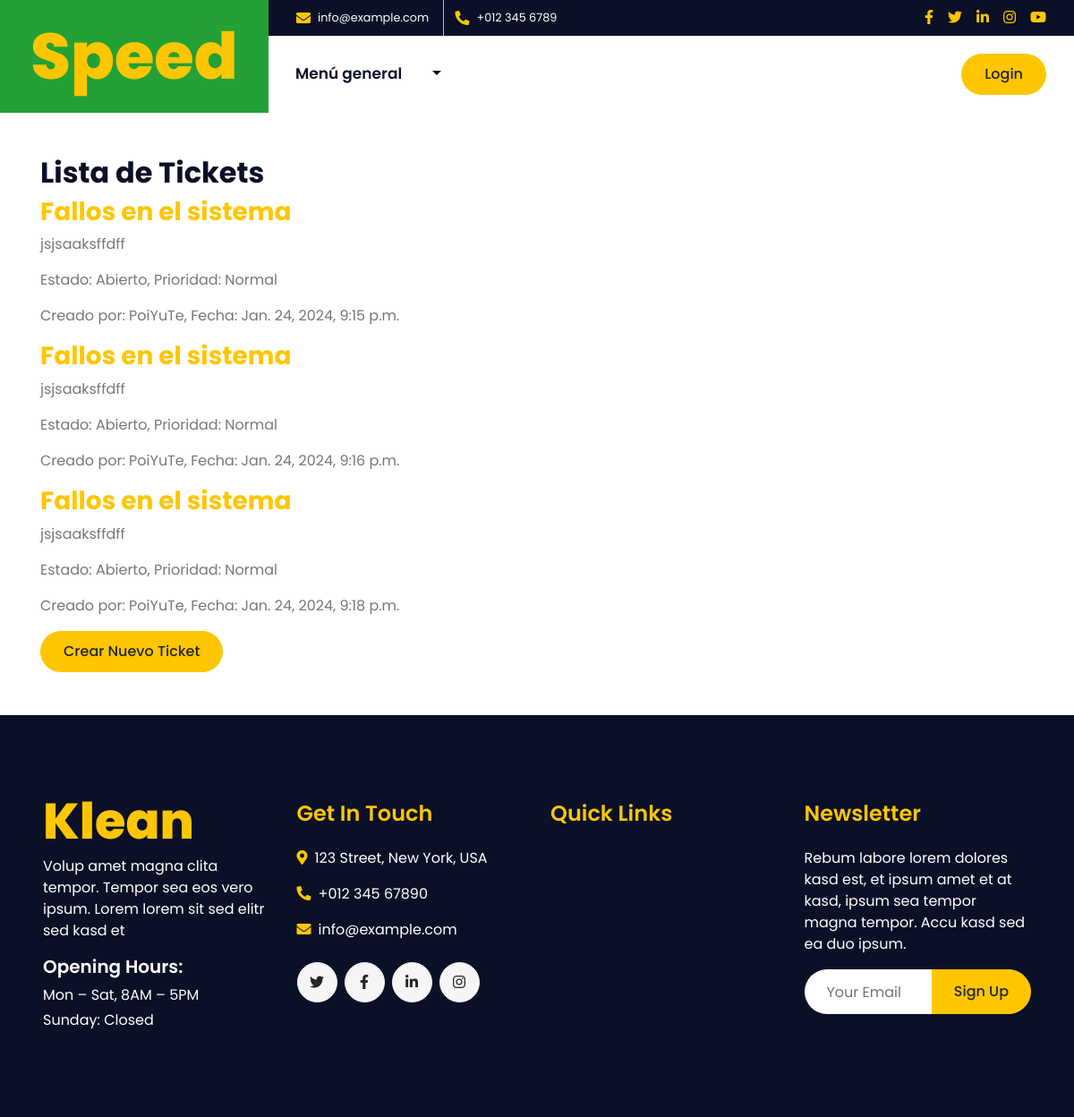
The page /tickets/ on the database as committed earlier.
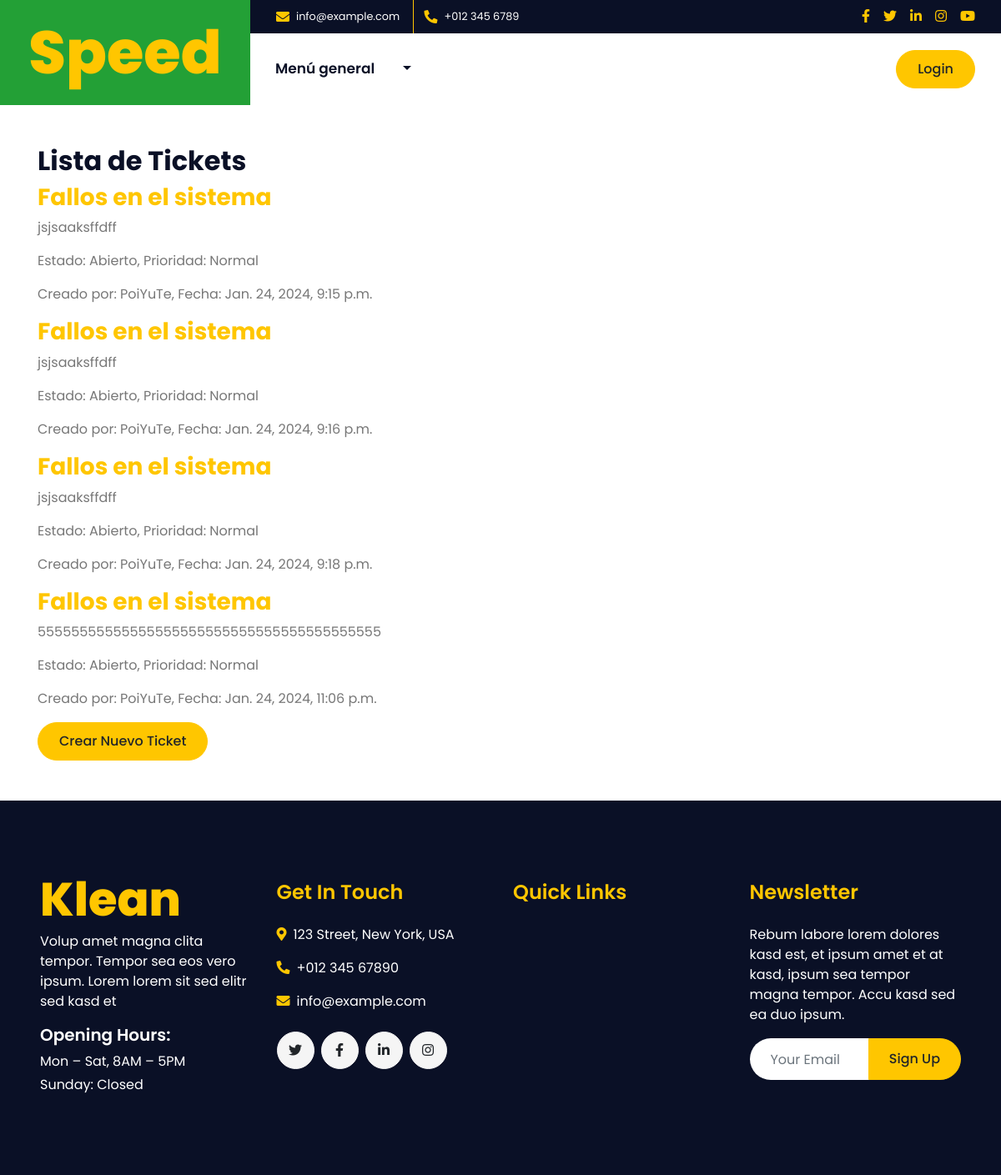
The same page on the database as committed later.
### core/models.py (models this page shows, shortened)
class Ticket(models.Model):
    asunto = models.CharField(max_length=1000)
    descripcion = models.TextField()
    estado = models.CharField(max_length=20, default='Abierto')
    prioridad = models.CharField(max_length=20, default='Normal')
    usuario = models.ForeignKey(User, on_delete=models.CASCADE)
    fecha_creacion = models.DateTimeField(auto_now_add=True)
    respuesta = models.TextField(default='', blank=True, null=True, max_length=1000)

### core/views.py (the view)
# urls.py: path('tickets/', ticket_list, name='ticket_list'),
def ticket_list(request):
    tickets = Ticket.objects.all()
    return render(request, 'core/ticket_list.html', {'tickets': tickets})

### core/templates/core/ticket_list.html (shortened to what the changed rows need)
<!DOCTYPE html>
<html lang="en">
<head>
    {% load static %}
    <link href="https://cdnjs.cloudflare.com/ajax/libs/font-awesome/5.10.0/css/all.min.css" rel="stylesheet">
    <link href="lib/owlcarousel/assets/owl.carousel.min.css" rel="stylesheet">
    <link href="lib/lightbox/css/lightbox.min.css" rel="stylesheet">
    <link href="{% static 'core/'%}css/style.css" rel="stylesheet">
</head>
<body>
    <div class="container-fluid">
        <div class="row">
            <div class="col-lg-3 bg-secondary d-none d-lg-block">
                <a href="#" class="navbar-brand w-100 h-100 m-0 p-0 d-flex align-items-center justify-content-center">
                    <h1 class="m-0 display-3 text-primary">Speed</h1>
                </a>
            </div>
        </div>
    </div>
    <div class="container mt-5">
        <h2>Lista de Tickets</h2>
        {% for ticket in tickets %}
        <div>
            <h3><a href="{% url 'ticket_detail' ticket.id %}">{{ ticket.asunto }}</a></h3>
            <p>{{ ticket.descripcion }}</p>
            <p>Estado: {{ ticket.estado }}, Prioridad: {{ ticket.prioridad }}</p>
            <p>Creado por: {{ ticket.usuario.username }}, Fecha: {{ ticket.fecha_creacion }}</p>
        </div>
        {% endfor %}
    </div>
    <div class="container-fluid bg-dark text-white mt-5 py-5 px-sm-3 px-md-5">
        <div class="row pt-5">
            <div class="col-lg-3 col-md-6 mb-5">
                <a href="index.html" class="navbar-brand">
                    <h1 class="m-0 mt-n3 display-4 text-primary">Klean</h1>
                </a>
            </div>
        </div>
    </div>
    <script src="{% load static %}js/main.js"></script>
</body>
</html>

Rows that differ between the two databases and show on the page:
added Ticket: asunto "Fallos en el sistema", descripcion "55555555555555555555555555555555555555555", estado "Abierto", prioridad "Normal", usuario.username "PoiYuTe", fecha_creacion "Jan. 24, 2024, 11:06 p.m."
